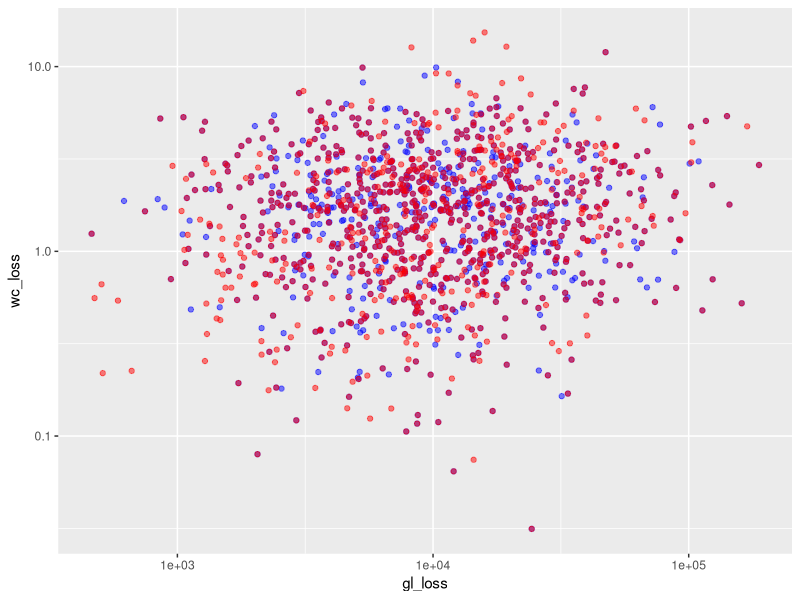
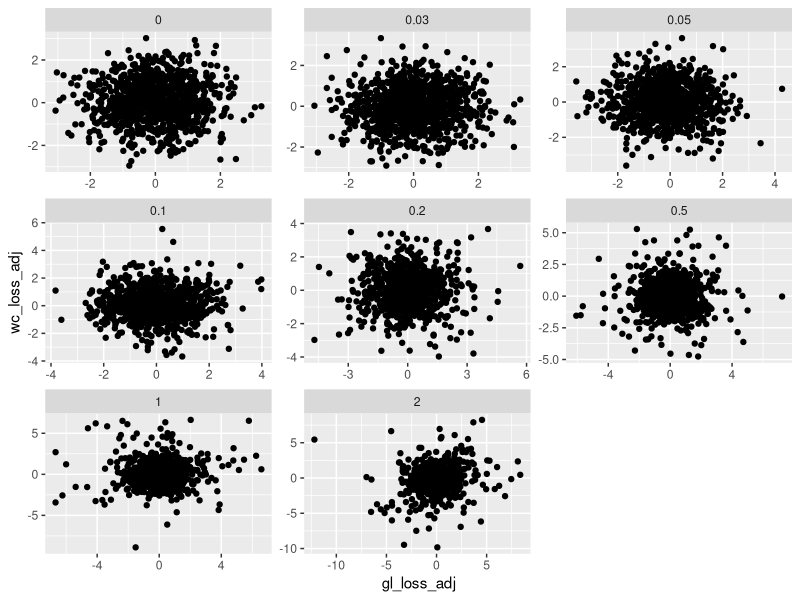
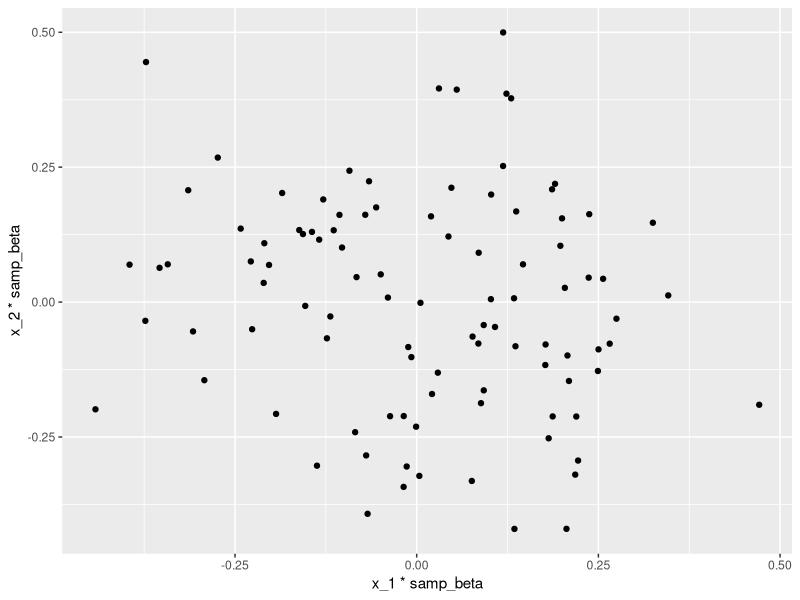

Write R code to recreate these figures, in order.
## ---- chunk 1
library(tidyverse)
## ---- chunk 2
lines <- c("WC", "GL")
## ---- chunk 3
beta_prob <- c(1/6, 2/3, 1/6)
form_betas <- function(b) {
  c(
      1 - sqrt(3 * b)
    , 1
    , 1 + sqrt(3 * b)
  )
}

sum(beta_prob * form_betas(0))

sample(form_betas(0.03), size = 1, prob = beta_prob)

rbeta_param <- function(n, b){
  sample(form_betas(0.03), size = n, prob = beta_prob, replace = TRUE)
}
## ---- chunk 4
sims <- 1e3
tbl_loss <- tibble(
    gl_loss = rlnorm(sims, log(10e3))
  , wc_loss = rgamma(sims, shape = 2)
  , beta = sample(form_betas(0.1), size = sims, replace = TRUE, prob = beta_prob)
  , gl_loss_adj = gl_loss * beta
  , wc_loss_adj = wc_loss * beta
)
## ---- chunk 5
tbl_loss %>% 
  ggplot() +
  geom_point(aes(gl_loss, wc_loss), color = 'blue', alpha = 0.5) +
  geom_point(aes(gl_loss_adj, wc_loss_adj), color = 'red', alpha = 0.5) +
  scale_x_log10() + 
  scale_y_log10() +
  NULL
## ---- chunk 6
make_loss <- function(b, ln_loss = 10e3, shape = 2) {
  tibble(
    gl_loss = rnorm(sims)
  , wc_loss = rnorm(sims)
  , beta = sample(form_betas(b), size = sims, replace = TRUE, prob = beta_prob)
  , gl_loss_adj = gl_loss * beta
  , wc_loss_adj = wc_loss * beta
  , b = b)
}
  #   gl_loss = rlnorm(sims, log(ln_loss))
  # , wc_loss = rgamma(sims, shape = shape)
## ---- chunk 7
tbl_loss <- map_dfr(c(0, .03, .05, .1, 0.2, 0.5, 1, 2), make_loss)
## ---- chunk 8
tbl_loss %>%
  ggplot(aes(gl_loss_adj, wc_loss_adj)) +
  geom_point() +
  facet_wrap(~b, scales = 'free')
## ---- chunk 9
sims <- 100
tbl_loss <- tibble(
    x_1 = rnorm(sims, sd = 0.2)
  , x_2 = rnorm(sims, sd = 0.2)
  , beta = rbeta_param(sims, 2)
)

samp_beta <- rbeta_param(1, 2)
tbl_loss %>%
  ggplot(aes(x_1 * samp_beta, x_2 * samp_beta)) +
  geom_point()
